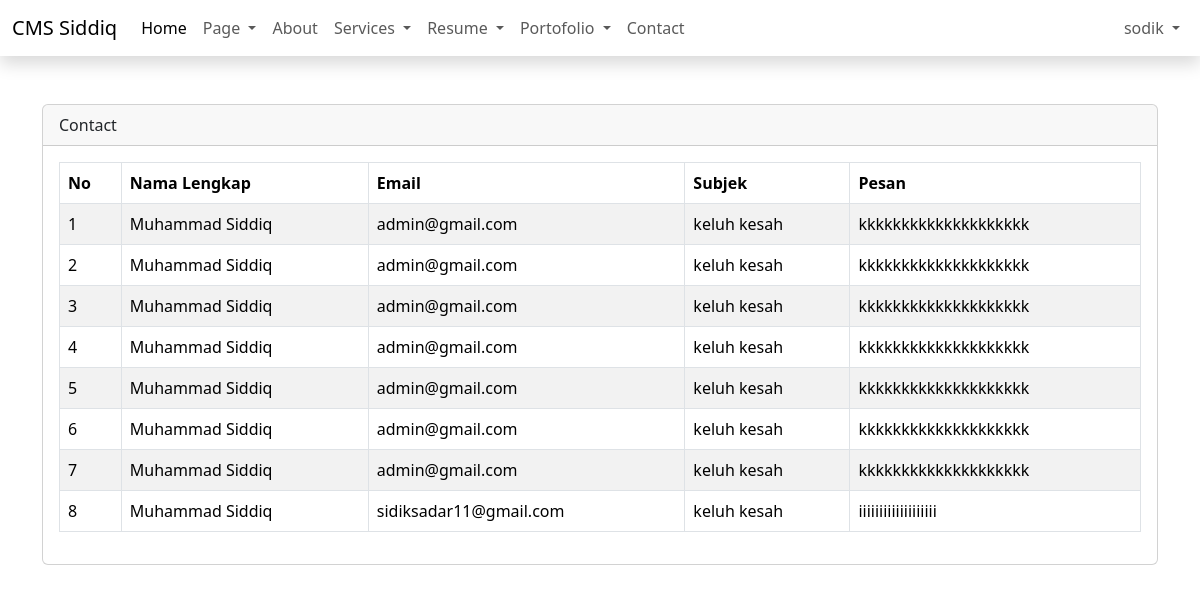
Screenshot of /admin/dashboard.php?page=contact (signed in) with the database file from the repository.
### tables this page shows
CREATE TABLE `contacts` (
  `id` int(20) NOT NULL,
  `name` varchar(50) NOT NULL,
  `email` varchar(50) NOT NULL,
  `subject` varchar(50) NOT NULL,
  `message` varchar(500) NOT NULL,
  `created_at` timestamp NOT NULL DEFAULT current_timestamp() ON UPDATE current_timestamp(),
  `updated_at` timestamp NOT NULL DEFAULT current_timestamp()
);

### admin/content/contact.php (the view, shortened to what this page needs)
<?php
$query = mysqli_query($config, "SELECT * FROM contacts ORDER BY id DESC");
$row = mysqli_fetch_all($query, MYSQLI_ASSOC);
?>
<div class="table-responsive">
    <table id="table" class="table table-bordered table-striped">
        <thead>
            <tr>
                <th>No</th>
                <th>Nama Lengkap</th>
                <th>Email</th>
                <th>Subjek</th>
                <th>Pesan</th>
            </tr>
        </thead>
        <tbody>
            <?php $i = 1;
            foreach ($row as $key => $data): ?>
                <tr>
                    <td><?= $key + 1 ?></td>
                    <td><?= $data['name'] ?></td>
                    <td><?= $data['email'] ?></td>
                    <td><?= $data['subject'] ?></td>
                    <td><?= $data['message'] ?></td>
                </tr>
            <?php endforeach ?>
        </tbody>
    </table>
</div>

### rows the page displays
contacts: name "Muhammad Siddiq", email "admin@gmail.com", subject "keluh kesah", message "kkkkkkkkkkkkkkkkkkkk"
contacts: name "Muhammad Siddiq", email "admin@gmail.com", subject "keluh kesah", message "kkkkkkkkkkkkkkkkkkkk"
contacts: name "Muhammad Siddiq", email "admin@gmail.com", subject "keluh kesah", message "kkkkkkkkkkkkkkkkkkkk"
contacts: name "Muhammad Siddiq", email "admin@gmail.com", subject "keluh kesah", message "kkkkkkkkkkkkkkkkkkkk"
contacts: name "Muhammad Siddiq", email "admin@gmail.com", subject "keluh kesah", message "kkkkkkkkkkkkkkkkkkkk"
contacts: name "Muhammad Siddiq", email "admin@gmail.com", subject "keluh kesah", message "kkkkkkkkkkkkkkkkkkkk"
contacts: name "Muhammad Siddiq", email "admin@gmail.com", subject "keluh kesah", message "kkkkkkkkkkkkkkkkkkkk"
contacts: name "Muhammad Siddiq", email "sidiksadar11@gmail.com", subject "keluh kesah", message "iiiiiiiiiiiiiiiiiii"

### other values shown
$_name "sodik"
str_replace("-", " ",  ucfirst($_GET['page'])) "Contact"
